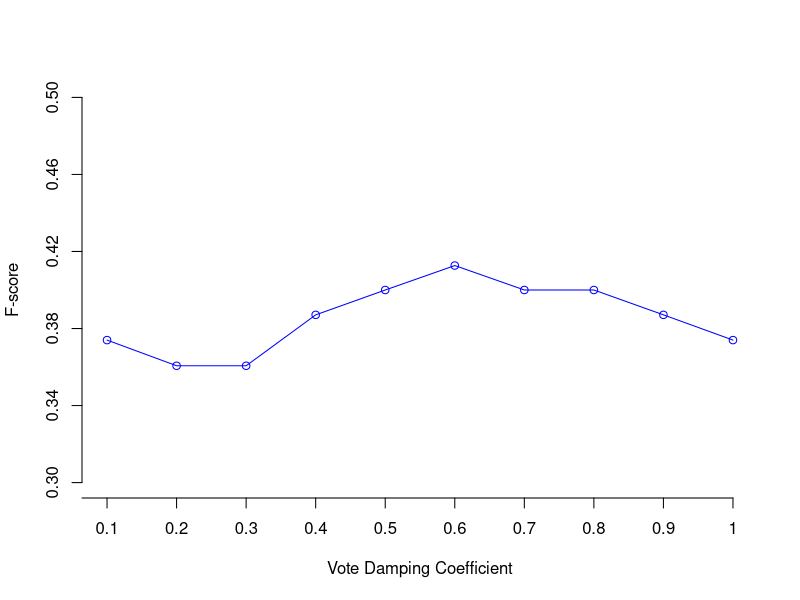

Recreate this plot in R.
pdf("damping.pdf", width=6, height=4)

# Define 2 vectors
acc <- c(0.373984,
         0.360656,
         0.360656,
         0.387097,
         0.400000,
         0.412698,
         0.400000,
         0.400000,
         0.387097,
         0.373984)


# Graph cars using a y axis that ranges from 0 to 12
plot(acc, type="o", col="blue", ylim=c(0.3,0.5), axes=FALSE, ann=FALSE)


axis(1, at=0:10, lab=0.1*0:10)
axis(2, at=0.3+(0.04*0:5))

title(xlab="Vote Damping Coefficient")
title(ylab="F-score")

dev.off()
